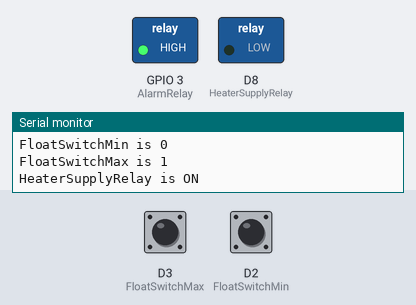
Simulated run of this sketch. Board: ESP8266 (NodeMCU). Parts: switched loads named in the sketch (green lamp = pin HIGH), the last lines printed to the serial monitor. Inputs (shaded band) come from the test bench; at power-on: D3 (FloatSwitchMax) HIGH, D2 (FloatSwitchMin) LOW.

Above: at 4.5 s.
At 10.5 s:
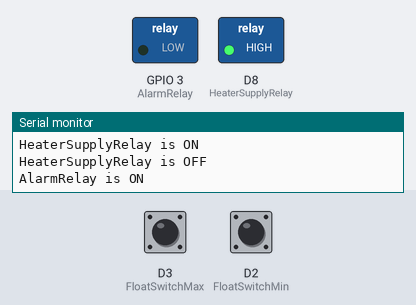
At 13.5 s:
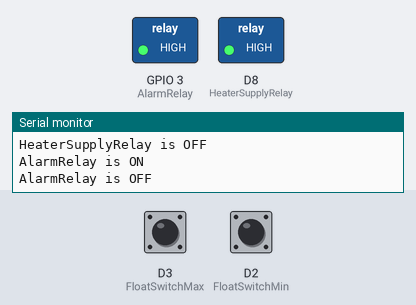
Timing chart, 0 to 18.6 s (numbered marks = the images above):
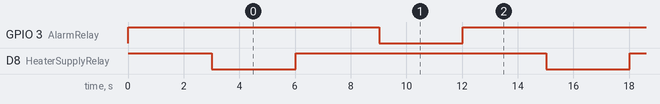

The sketch:

HLT_Level_Control.ino
```cpp
/*******************************************************

Control of HLT tun (Beer brewing equipment).

Part1 - Water level / voltage supply control

Purpose: To avoid operating the electrical heater when it
is not submerged. To avoid over filling of the tun.

Description: Using two float switches to enable/disable
the supply voltage to the electrical heater.
FloatSwitchMin measures the minimum water level, i.e.
when there is enough water covering the electrical heater
to safely turn it on. FloatSwitchMax measures the maximum
water level in the tun.

Pontus Henningsson, Feb 2016

********************************************************/

int FloatSwitchMin = D2; //NO float switch connected to digital IO pin 2
int FloatSwitchMax = D3; //NO float switch connected to digital IO pin 2
int HeaterSupplyRelay = D8;
int AlarmRelay = D9;
int delayValue = 3000;

void setup() {

  pinMode(FloatSwitchMin, INPUT);
  pinMode(FloatSwitchMax, INPUT);

  pinMode(HeaterSupplyRelay, OUTPUT);
  pinMode(AlarmRelay, OUTPUT);

// Set relays in default state HIGH = not activated
  digitalWrite(HeaterSupplyRelay, HIGH);
  digitalWrite(AlarmRelay, HIGH);

  Serial.begin(9600);
  delay(delayValue);
  Serial.println("Lets start!");
}

void loop() {

  Serial.print("FloatSwitchMin is ");
  Serial.println(digitalRead(FloatSwitchMin));
  Serial.print("FloatSwitchMax is ");
  Serial.println(digitalRead(FloatSwitchMax));

  digitalWrite(HeaterSupplyRelay, LOW); //activate relay
  Serial.println("HeaterSupplyRelay is ON");
  delay(delayValue);

  digitalWrite(HeaterSupplyRelay, HIGH);
  Serial.println("HeaterSupplyRelay is OFF");
  delay(delayValue);

  digitalWrite(AlarmRelay, LOW);
  Serial.println("AlarmRelay is ON");
  delay(delayValue);

  digitalWrite(AlarmRelay, HIGH);
  Serial.println("AlarmRelay is OFF");
  delay(delayValue);


}
```

Measured:
- by itself, GPIO 3 (AlarmRelay), D8 (HeaterSupplyRelay): alternates HIGH for 9.0 s and LOW for 3.0 s
- by itself, everything shown: repeats every 12.0 s, in 4 steps
